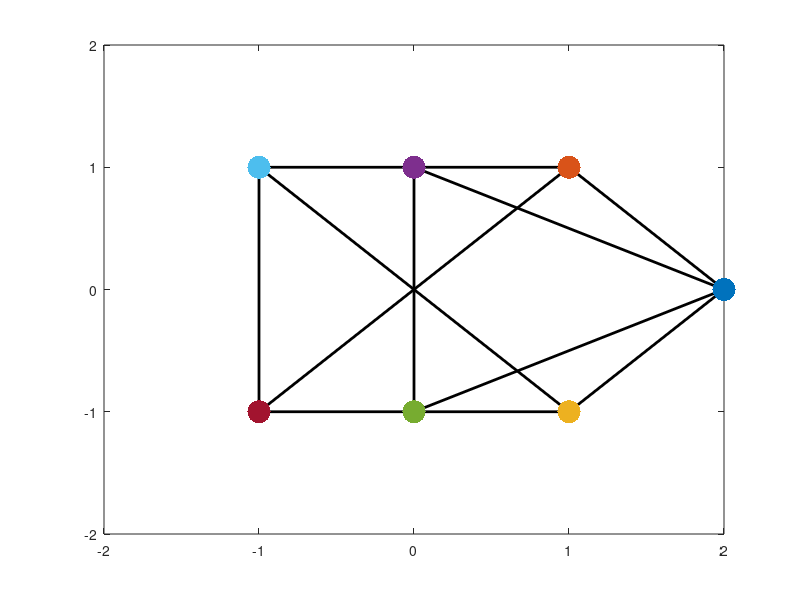
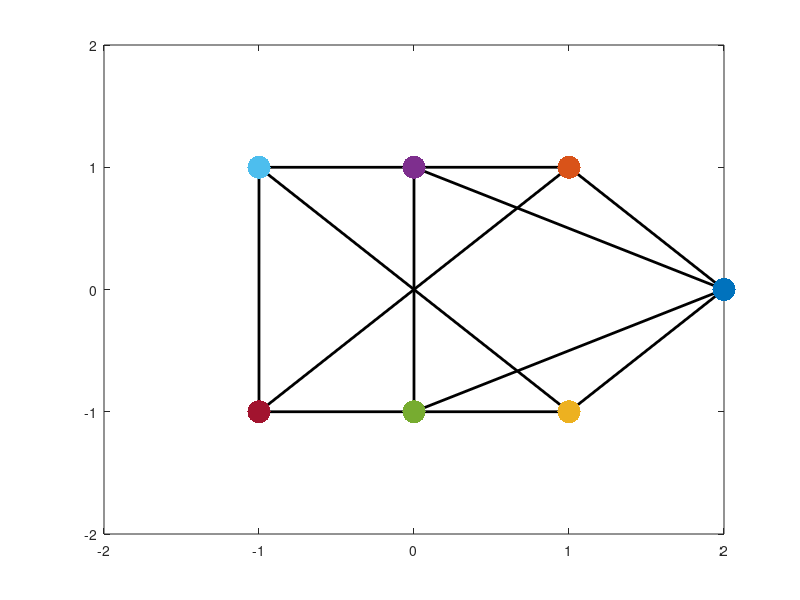

Recreate these plots in MATLAB, in order.
close all
clear

%% topology graph
D = [1,-1,0,0,0,0,0,0,0,-1,0,1;
    -1,0,0,0,0,0,1,-1,0,0,0,0;
    0,1,-1,0,0,0,0,0,1,0,0,0;
    0,0,0,0,0,1,-1,0,0,1,-1,0;
    0,0,1,-1,0,0,0,0,0,0,1,-1;
    0,0,0,0,1,-1,0,0,-1,0,0,0;
    0,0,0,1,-1,0,0,1,0,0,0,0];
L = D*D';
H = D';

%% dimensions
[n,m] = size(D);
d = 2;
% r represents P(r)
r = [2,0;
    1,1;
    1,-1;
    0,1;
    0,-1;
    -1,1;
    -1,-1];
% P represents \bar P(r)
P = [r,ones(n,1)];
% edge set
edge = mod(reshape(find(D~=0),2,m),n);
edge(edge==0) = n;

%% target formation
figure
for i=1:m
    plot(r(edge(:,i),1),r(edge(:,i),2),'k','linewidth',2); hold on
end
for i=1:n
    plot(r(i,1),r(i,2),'.','markersize',50);
end
axis([-2 2 -2 2]);

%% calculate stress matrix
E = [];
for i=1:n 
    E = [E;P'*H'*diag(H(:,i))];
end
[U,S,V] = svd(P);
% the order in S: from big to small
U1 = U(:,1:d+1);
U2 = U(:,d+2:end);
% in fact z is exactly the same as omega given in Fig. 3
z = null(E);
% check if all(svd(U2'*H'*diag(z)*H*U2)>0), then
Omega = H'*diag(z)*H;

%% initial position
x = rand(n,d)*4-2; 
figure
for i=1:m
    fig_edge(i) = plot(x(edge(:,i),1),x(edge(:,i),2),'k','linewidth',2); hold on
end
for i=1:n
    fig_node(i) = plot(x(i,1),x(i,2),'.','markersize',50);
end
axis([-2 2 -2 2]);

%% simulation
dt = 0.01;
T = 10;
for t=0:dt:T
    % followers apply control law (11)
    alpha = 50;
    dx = -alpha*Omega*x;
    % first 3 agents are leaders
    dx(1:3,:) = -(x(1:3,:)-r(1:3,:));
    % update states
    x = x+dt*dx;
    % update figure
    for i=1:m
        set(fig_edge(i),'xdata',x(edge(:,i),1),'ydata',x(edge(:,i),2));
    end
    for i=1:n
        set(fig_node(i),'xdata',x(i,1),'ydata',x(i,2));
    end
    drawnow
end